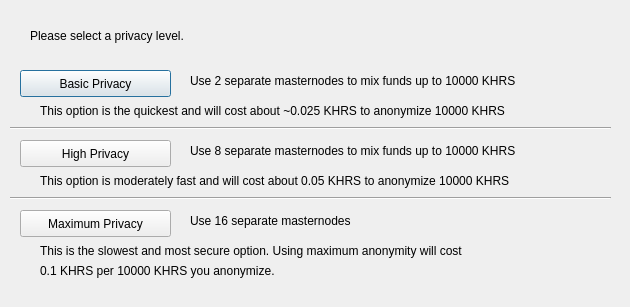
<?xml version="1.0" encoding="UTF-8"?>
<ui version="4.0">
 <class>ObfuscationConfig</class>
 <widget class="QDialog" name="ObfuscationConfig">
  <property name="geometry">
   <rect>
    <x>0</x>
    <y>0</y>
    <width>630</width>
    <height>307</height>
   </rect>
  </property>
  <property name="windowTitle">
   <string>Configure Obfuscation</string>
  </property>
  <widget class="QPushButton" name="buttonBasic">
   <property name="geometry">
    <rect>
     <x>20</x>
     <y>70</y>
     <width>151</width>
     <height>27</height>
    </rect>
   </property>
   <property name="text">
    <string>Basic Privacy</string>
   </property>
  </widget>
  <widget class="QPushButton" name="buttonHigh">
   <property name="geometry">
    <rect>
     <x>20</x>
     <y>140</y>
     <width>151</width>
     <height>27</height>
    </rect>
   </property>
   <property name="text">
    <string>High Privacy</string>
   </property>
  </widget>
  <widget class="QPushButton" name="buttonMax">
   <property name="geometry">
    <rect>
     <x>20</x>
     <y>210</y>
     <width>151</width>
     <height>27</height>
    </rect>
   </property>
   <property name="text">
    <string>Maximum Privacy</string>
   </property>
  </widget>
  <widget class="QLabel" name="label">
   <property name="geometry">
    <rect>
     <x>30</x>
     <y>20</y>
     <width>571</width>
     <height>31</height>
    </rect>
   </property>
   <property name="text">
    <string>Please select a privacy level.</string>
   </property>
  </widget>
  <widget class="QLabel" name="label_2">
   <property name="geometry">
    <rect>
     <x>190</x>
     <y>70</y>
     <width>421</width>
     <height>21</height>
    </rect>
   </property>
   <property name="text">
    <string>Use 2 separate masternodes to mix funds up to 10000 KHRS</string>
   </property>
  </widget>
  <widget class="QLabel" name="label_3">
   <property name="geometry">
    <rect>
     <x>190</x>
     <y>140</y>
     <width>411</width>
     <height>21</height>
    </rect>
   </property>
   <property name="text">
    <string>Use 8 separate masternodes to mix funds up to 10000 KHRS</string>
   </property>
  </widget>
  <widget class="QLabel" name="label_4">
   <property name="geometry">
    <rect>
     <x>190</x>
     <y>210</y>
     <width>421</width>
     <height>21</height>
    </rect>
   </property>
   <property name="text">
    <string>Use 16 separate masternodes</string>
   </property>
  </widget>
  <widget class="QLabel" name="label_6">
   <property name="geometry">
    <rect>
     <x>40</x>
     <y>100</y>
     <width>561</width>
     <height>21</height>
    </rect>
   </property>
   <property name="text">
    <string>This option is the quickest and will cost about ~0.025 KHRS to anonymize 10000 KHRS</string>
   </property>
  </widget>
  <widget class="QLabel" name="label_7">
   <property name="geometry">
    <rect>
     <x>40</x>
     <y>170</y>
     <width>561</width>
     <height>21</height>
    </rect>
   </property>
   <property name="text">
    <string>This option is moderately fast and will cost about 0.05 KHRS to anonymize 10000 KHRS</string>
   </property>
  </widget>
  <widget class="QLabel" name="label_8">
   <property name="geometry">
    <rect>
     <x>40</x>
     <y>240</y>
     <width>561</width>
     <height>21</height>
    </rect>
   </property>
   <property name="text">
    <string>This is the slowest and most secure option. Using maximum anonymity will cost</string>
   </property>
  </widget>
  <widget class="QLabel" name="label_9">
   <property name="geometry">
    <rect>
     <x>40</x>
     <y>260</y>
     <width>561</width>
     <height>21</height>
    </rect>
   </property>
   <property name="text">
    <string>0.1 KHRS per 10000 KHRS you anonymize.</string>
   </property>
  </widget>
  <widget class="Line" name="line">
   <property name="geometry">
    <rect>
     <x>10</x>
     <y>120</y>
     <width>601</width>
     <height>16</height>
    </rect>
   </property>
   <property name="orientation">
    <enum>Qt::Horizontal</enum>
   </property>
  </widget>
  <widget class="Line" name="line_2">
   <property name="geometry">
    <rect>
     <x>10</x>
     <y>190</y>
     <width>601</width>
     <height>16</height>
    </rect>
   </property>
   <property name="orientation">
    <enum>Qt::Horizontal</enum>
   </property>
  </widget>
 </widget>
 <resources/>
 <connections/>
</ui>
